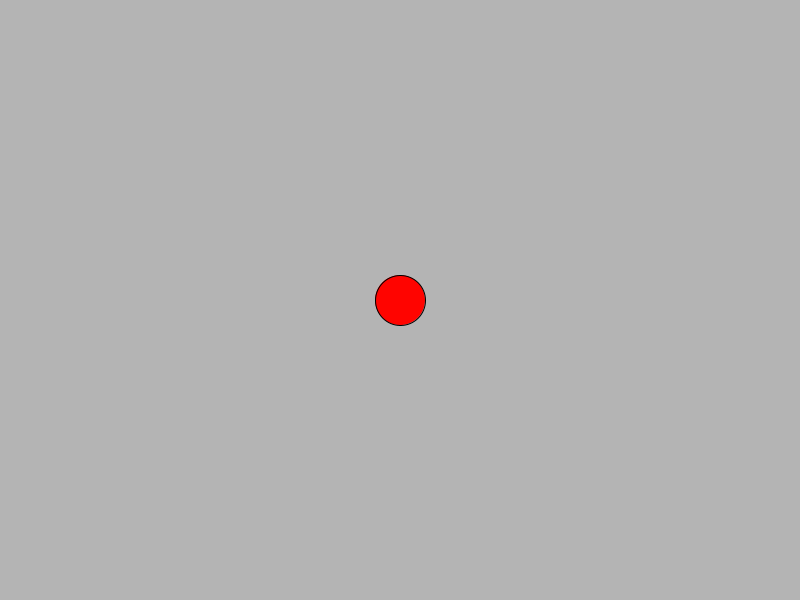
Frame 1 (no input)
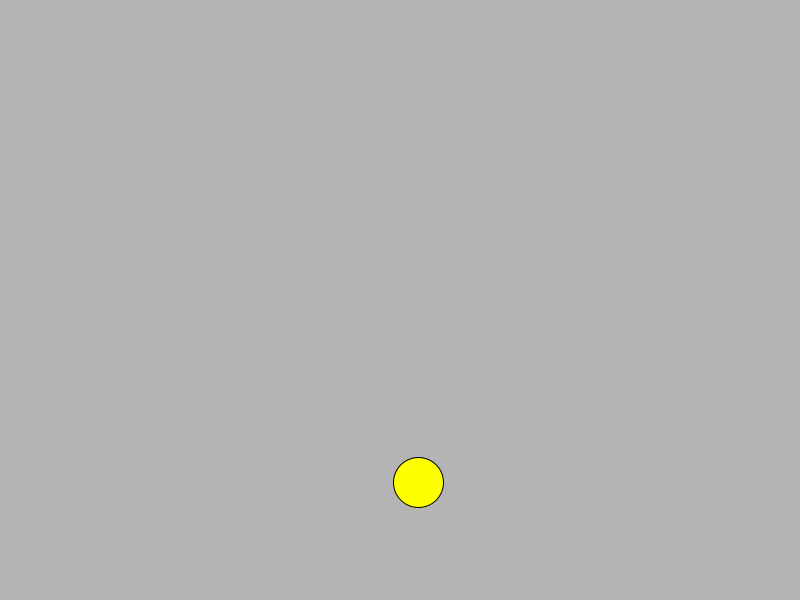
Frame 60 (the mouse pressed at the canvas centre just before this capture)
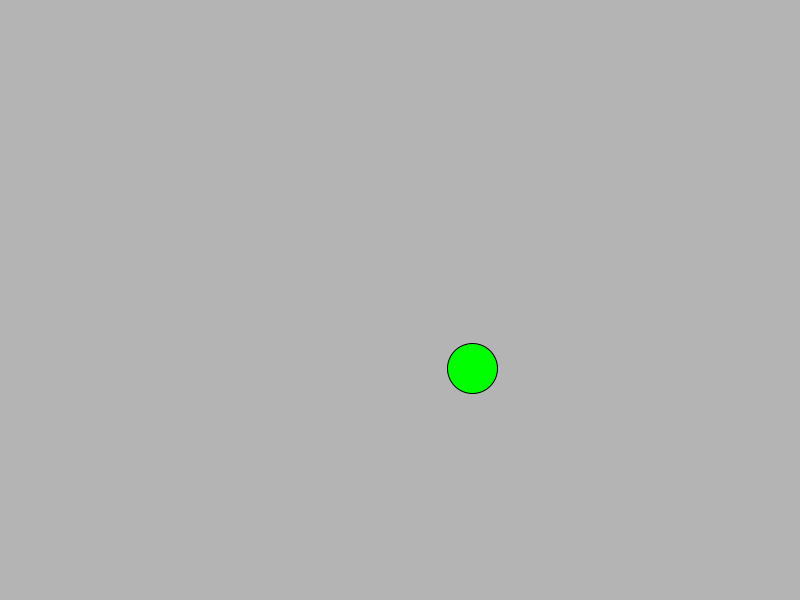
Frame 120 (the mouse held since frame 60 and released just before this capture)

The Processing sketch that drew these frames (run headless with seeded random() and noise(); from frame 60 on, the mouse is pressed at the canvas centre):

// Processing sketch: Wanderer
// ── Wanderer.pde
float xloc;
float yloc;
int sz=50;
float velx;
float vely;
float accx;
float accy;

void setup(){
  colorMode(HSB, 360, 100, 100, 100);
  size (800,600);
  xloc= width/2;
  yloc= height/2;
  velx= 0;
  vely= 0;
  accx= .01;
  accy= .1;
}

void draw () {
 background (255);
  
 velx += accx;
 vely += accy;
 xloc += velx;
 yloc += vely;
 
 fill (frameCount%360, 100, 100, 100);
 ellipse (xloc, yloc, sz, sz);
 
 if (xloc + sz/2 <0) {
  xloc = width +sz/2;
 } 
 if ( xloc -sz/2 > width) {
  xloc = -sz/2; 
 }
 if (yloc +sz/2 < 0) {
  yloc = height + sz/2; 
 }
 if (yloc -sz/2 > height) {
   yloc = -sz/2;
 }
}
